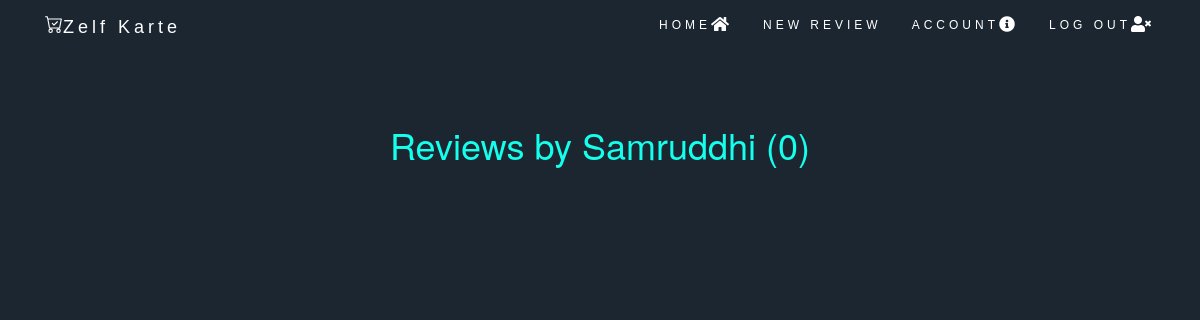
/user/Samruddhi, run on an earlier commit of the app's database.
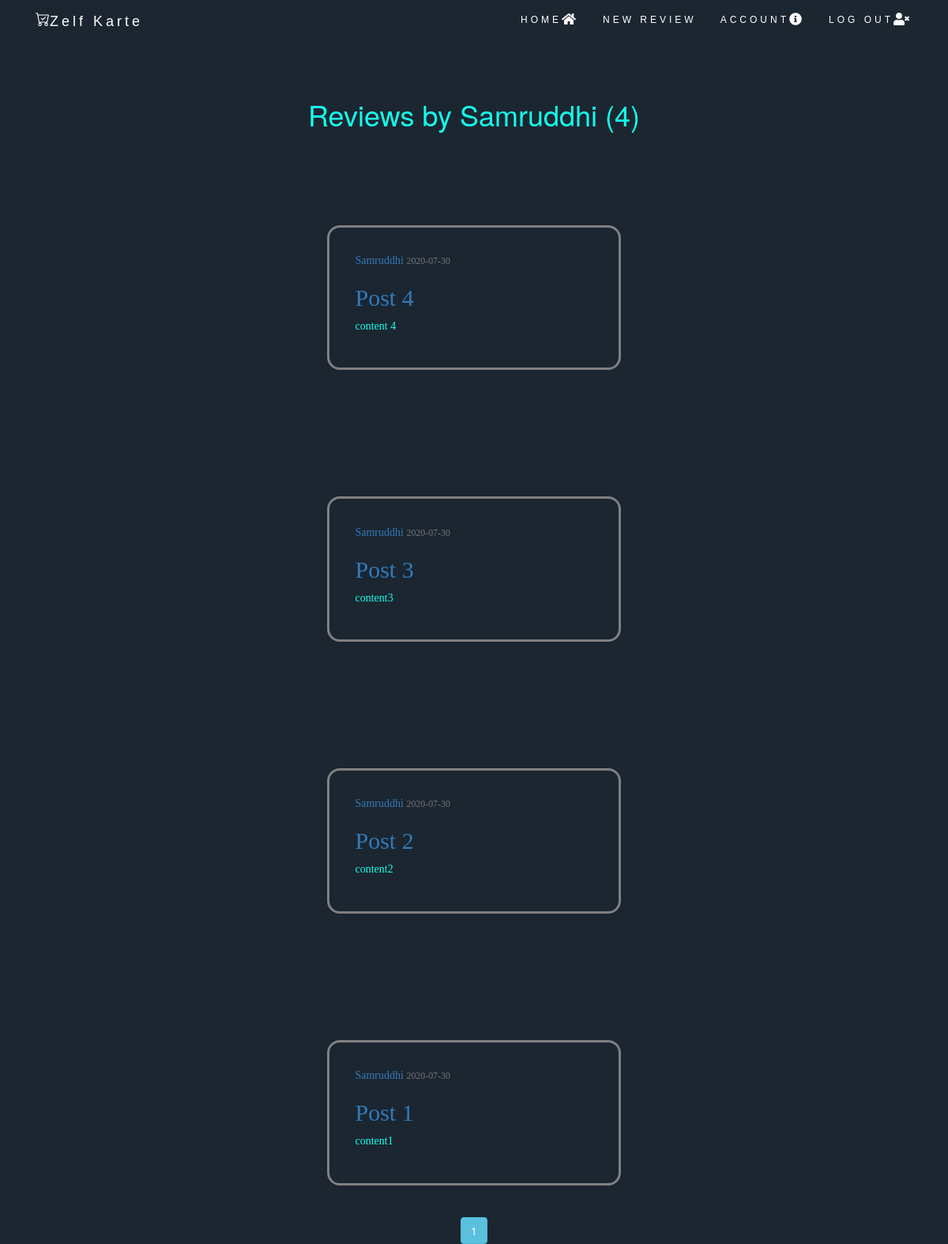
And on a later commit of the database.
### summerup/models.py (models this page shows, shortened)
class Post(db.Model):
    id = db.Column(db.Integer, primary_key=True)
    title = db.Column(db.String(100), nullable=False)
    date_posted = db.Column(db.DateTime, nullable=False, default=datetime.utcnow)
    content = db.Column(db.Text, nullable=False)
    user_id = db.Column(db.Integer, db.ForeignKey('user.id'), nullable=False)

class User(db.Model, UserMixin):
	id = db.Column(db.Integer, primary_key=True)
	username = db.Column(db.String(100), nullable=False)
	email = db.Column(db.String(120), unique=True, nullable=False)
	image_file = db.Column(db.String(20), nullable = False, default = 'default.jpeg')
	password = db.Column(db.String(60), nullable=False)
	posts = db.relationship('Post', backref='author', lazy=True)

### summerup/routes.py (the view)
@app.route("/user/<string:username>")
def user_posts(username):
	page = request.args.get('page',1,type=int)
	user = User.query.filter_by(username=username).first_or_404()
	posts = Post.query.filter_by(author=user).order_by(Post.date_posted.desc()).paginate(page=page,per_page=5)
	return render_template('user_posts.html', posts=posts, user=user)

### summerup/templates/user_posts.html (shortened to what this page needs)
<!DOCTYPE html>
<html lang="en">
<head>
  <link rel="stylesheet" href="https://use.fontawesome.com/releases/v5.11.2/css/all.css">
  <link rel="stylesheet" href="https://maxcdn.bootstrapcdn.com/bootstrap/3.4.1/css/bootstrap.min.css">
</head>
<body id="myPage" data-spy="scroll" data-target=".navbar" data-offset="60" style="background-color: #1b2631; height: 100%;"><nav class="navbar navbar-inverse navbar-fixed-top navbar-dark bg-dark">
    <div class="container">
      <div class="navbar-header">
        <a class="navbar-brand" href="#"><a class="navbar-brand brandName" href="#">Zelf Karte</a>
      </div>
      <div class="collapse navbar-collapse nav navbar-nav navbar-right" id="myNavbar">
        <ul class="nav navbar-nav">
          <li><a class="nav-item nav-link mx-2 " href="{{ url_for('launch') }}">HOME<i class="fas fa-home fa-lg p-2 d-none d-md-inline"></i></a></li>
          <li><a class="nav-item nav-link mx-2 " href="{{ url_for('new_post') }}">NEW REVIEW</a></li>
          <li><a class="nav-item nav-link mx-2 " href="{{ url_for('account') }}">ACCOUNT<i class="fas fa-info-circle fa-lg p-2 d-none d-md-inline"></i></a></li>
          <li><a class="nav-item nav-link mx-2 " href="{{ url_for('logout') }}">LOG OUT<i class="fas fa-user-times fa-lg p-2 d-none d-md-inline"></i></a></li>
        </ul>
      </div>
    </div>
  </nav>
  <div style="height: 45px;"></div>
    <br>
    <br>
    <br>
<div style="color: white;">
     <center><h1 class="a" align="center">Reviews by {{ user.username }} ({{ posts.total }})</h1></center>
{% for post in posts.items %}
<div>
<div class="Signup" >
    <div>
        <a class="mr-2" href="{{ url_for('user_posts', username=post.author.username) }}">{{ post.author.username }}</a>
        <small class="text-muted">{{ post.date_posted.strftime('%Y-%m-%d') }}</small>
    </div>
        <h2><a href="{{ url_for('post', post_id=post.id) }}">{{ post.title }}</a></h2>
         <p>{{ post.content }}</p>
</div>
</div>
<br><br>
{% endfor %}
<center>
{% for page_num in posts.iter_pages(left_edge=1, right_edge=1, left_current=1, right_current=2) %}
{% if page_num %}
    {% if posts.page == page_num %}
        <a class='btn btn-info mb-4' href="{{ url_for('user_posts',username=user.username, page=page_num) }}">{{ page_num }}</a>
    {% else %}
        <a class='btn btn-outline-info mb-4' href="{{ url_for('user_posts',username=user.username,page=page_num) }}">{{ page_num }}</a>
    {% endif %}
{% else %}
....
{% endif %}
{% endfor %}
</center>
</div>
</body>
</html>

What changed in the data, as far as the page shows it:
added Post: author.username "Samruddhi", date_posted "2020-07-30", title "Post 4", content "content 4"
added Post: author.username "Samruddhi", date_posted "2020-07-30", title "Post 3", content "content3"
added Post: author.username "Samruddhi", date_posted "2020-07-30", title "Post 2", content "content2"
added Post: author.username "Samruddhi", date_posted "2020-07-30", title "Post 1", content "content1"
Also different on the page:
{{ posts.total }}: "0" → "4"
new list line: "1"
